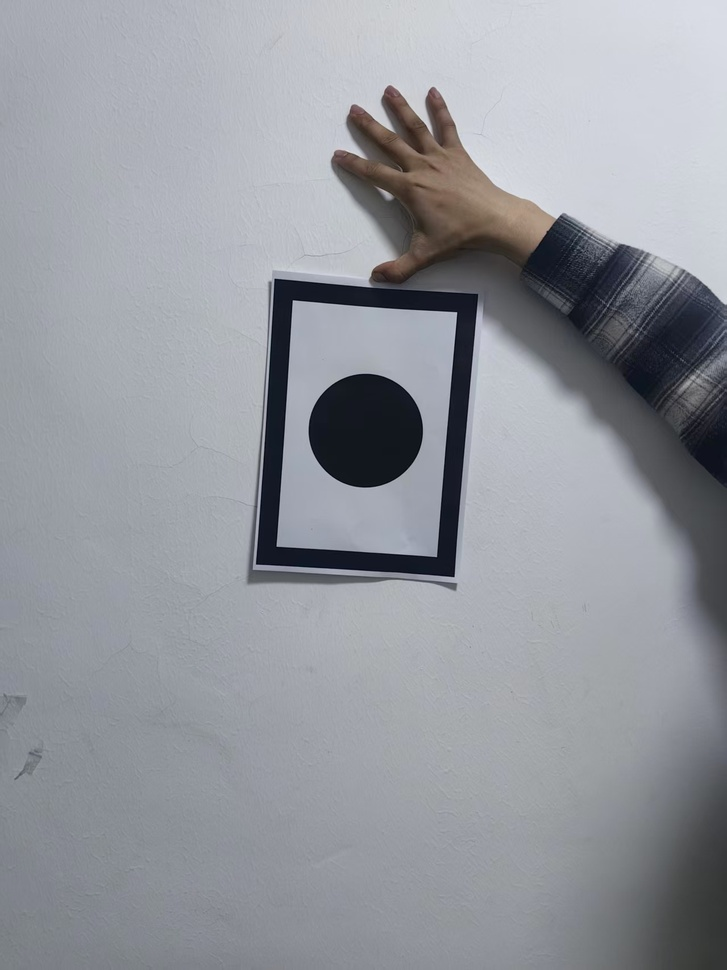
#> input picture picture/4_2_3.jpg, 727 x 970 px, shrunk from 1279 x 1706 before the run, found by its file name
$ python caculate.py
#> lines starting #> are read from the running program, lines starting #| are printed output that depends on the picture; after the words box and inside, x2 and y2 are one past the last pixel; in counts of white or black regions, pixels touching at a corner belong together
### code/tools.py
import cv2
import numpy as np

def get_conTours(image_path):

    """
    input param:文件路径
    output param:过滤后的轮廓列表,原图像的灰度图
    """
#> called with image_path = 'picture/4_2_3.jpg'
    # 1. 加载图片

    img = cv2.imread(image_path)
#> img is the input picture: shape (970, 727, 3); mean B, G, R 157.8, 151.3, 148.4
    if img is None:
        print("错误：无法加载图片")
        return None
    print(f"图片读取成功！大小：{img.shape[0]} x {img.shape[1]}")
#| 图片读取成功！大小：970 x 727

    # 2. 预处理：灰度化 -> 高斯滤波 -> 边缘检测
    gray = cv2.cvtColor(img, cv2.COLOR_BGR2GRAY)

    gray[gray < 80] = 0
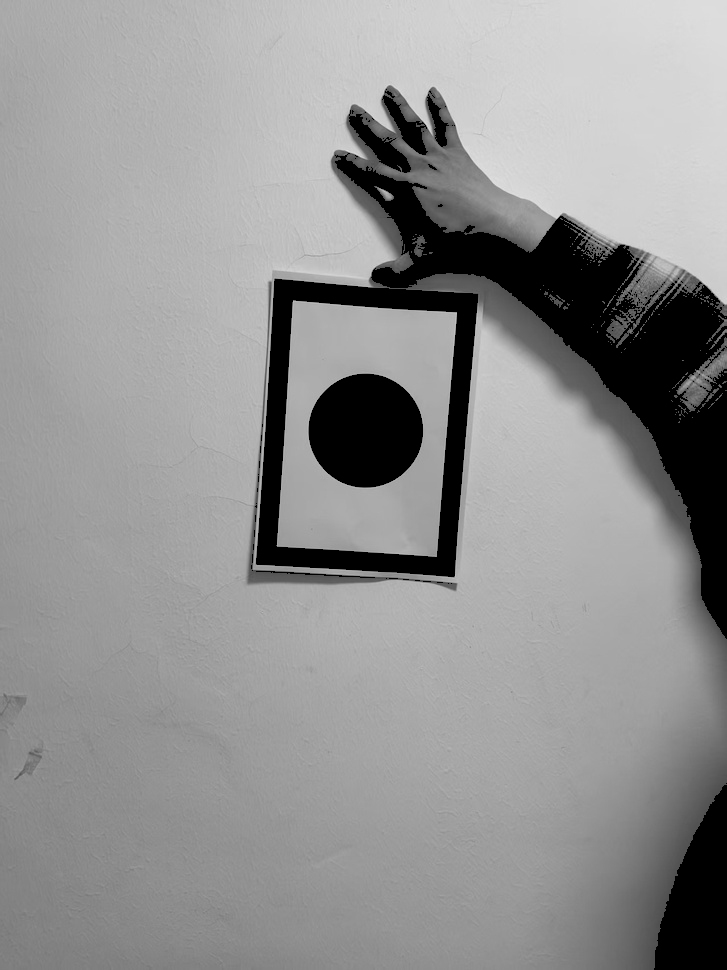
#> gray: shape (970, 727); min 0, max 225, mean 146.3
    gray[gray >= 80] = 255#二值化，主要去除阴影
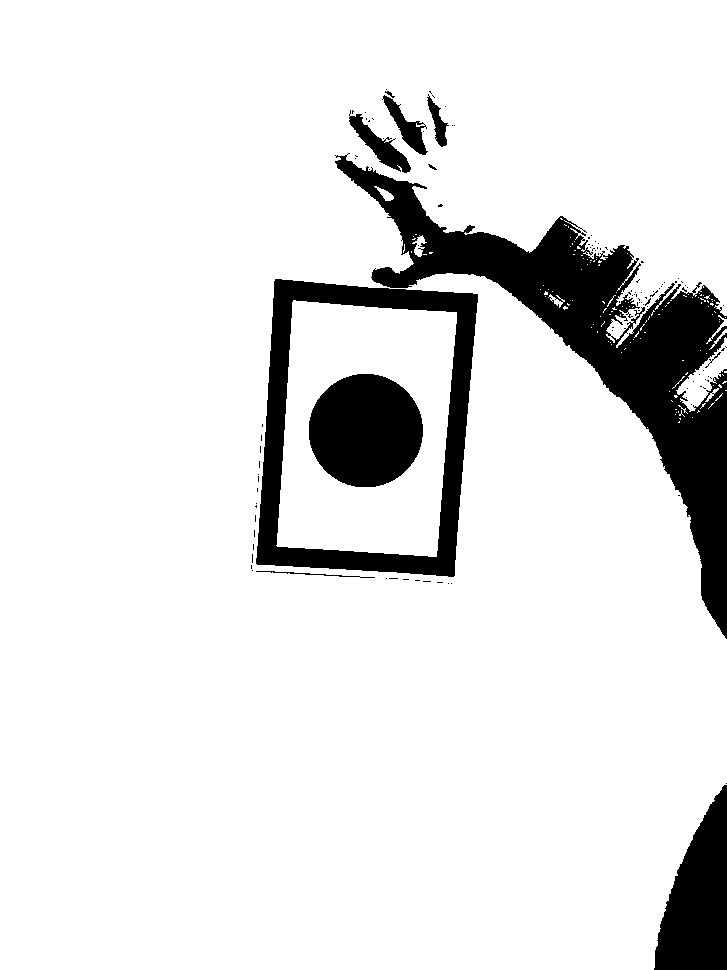
#> gray: shape (970, 727); 89% white; 117 black regions (106 under 20 px), largest, box (x1, y1, x2, y2) and area: (335, 153, 727, 639) 38515, (256, 279, 478, 577) 16965, (309, 374, 423, 487) 10163

    blurred = cv2.GaussianBlur(gray, (5, 5), 0)

    edged = cv2.Canny(blurred, 100, 150)
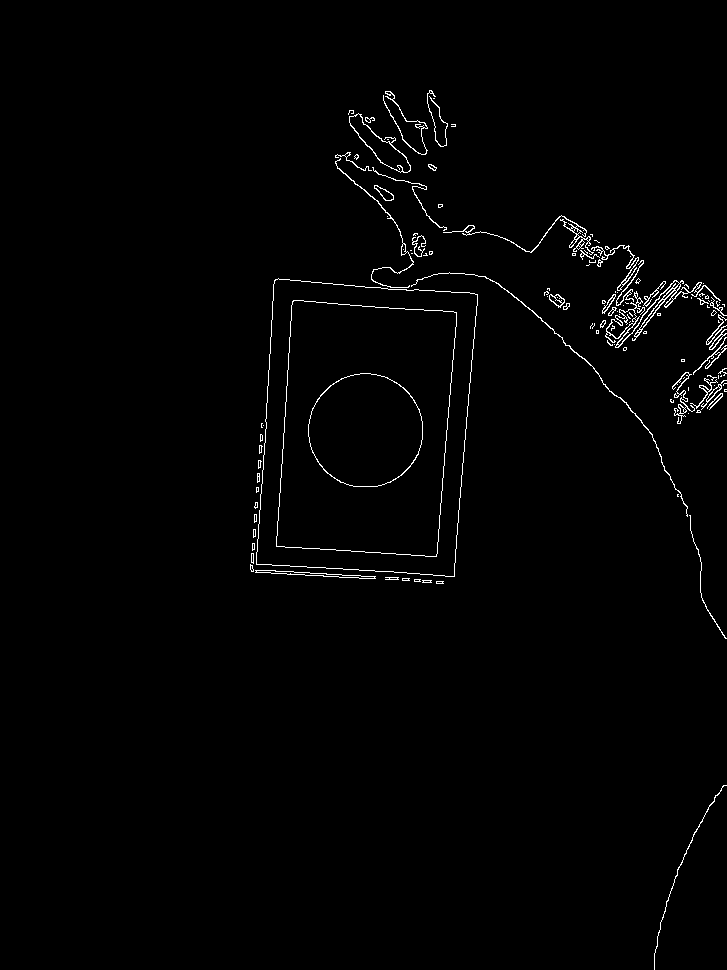
#> edged: shape (970, 727); 1.2% white in thin lines or dots, all inside (x1, y1, x2, y2) = (250, 90, 727, 970)

    #100：低阈值（threshold1），用于检测弱边缘。梯度值低于此阈值的像素会被丢弃。
    #150：高阈值（threshold2），用于检测强边缘。梯度值高于此阈值的像素被认为是确定的边缘。
    # cv2.namedWindow("Edged", cv2.WINDOW_NORMAL)
    # cv2.imshow("Edged", edged)

    # 3. 寻找轮廓并排序（取面积最大的，即 A4 纸外框）
    cnts, _ = cv2.findContours(edged.copy(), cv2.RETR_LIST, cv2.CHAIN_APPROX_NONE)
#> cnts = 222 contours, 165 with area under 20; largest, box (x1, y1, x2, y2) and area: (256, 278, 478, 577) 56828, (256, 278, 478, 577) 56824, (276, 300, 457, 557) 39938, (276, 300, 457, 557) 39936, (308, 373, 423, 487) 10190

    #print(f"原始轮廓数量：{len(cnts)}")
    cnts = sorted(cnts, key=cv2.contourArea, reverse=True)

    # 4.用面积与周长之比的方法来过滤掉一些不规则的轮廓，保留更接近矩形的轮廓
    min_area = 100  # 根据实际情况调整最小面积阈值
    good_cnts = []
    for cnt in cnts:
        area = cv2.contourArea(cnt)
        if area < min_area:
            continue

        peri = cv2.arcLength(cnt, True)
        if peri == 0:
            continue

        # 稍微减小 epsilon 参数 (0.02 -> 0.015)，防止三角形顶点被过度简化
        approx = cv2.approxPolyDP(cnt, 0.015 * peri, True)

        # 凸性检测
        # if not cv2.isContourConvex(approx):
        #     continue

        num_vertices = len(approx)
        rect = cv2.minAreaRect(cnt)
        (x, y), (w, h), angle = rect
        ratio = w / h if h != 0 else 0
        rect_area = w * h
        extent = area / rect_area if rect_area != 0 else 0

        # --- 开始分类筛选逻辑 ---

        # 1. 三角形判定 (通常拟合为 3 个点)
        if num_vertices == 3:
            # 三角形的占空比在 0.4 到 0.6 之间比较合理
            if 0.4 < extent < 0.7 and 0.5 < ratio < 2.0:
                good_cnts.append(cnt)

        # 2. 矩形/A4纸判定 (通常拟合为 4 个点)
        elif num_vertices == 4:
            # 矩形占空比很高，通常 > 0.7 (理想是 1.0)
            if extent > 0.65 and 0.5 < ratio < 2.0:
                good_cnts.append(cnt)

        # 3. 圆形或多边形判定 (通常拟合点数 > 5)
        elif num_vertices > 4:
            # 圆形的占空比约为 0.785，且长宽比非常接近 1
            # 增加一个“圆度”校验 (4*pi*area / peri^2)，这是识别圆的最准方法
            circularity = (4 * np.pi * area) / (peri ** 2)
            if circularity > 0.7 and 0.8 < ratio < 1.2:
                good_cnts.append(cnt)
#> this loop made 222 passes
#> (area, peri, num_vertices, x, y, w, h, angle) on passes 5, 6, 7, 8, 9, 10, 12, 14: (10190.5, 377.3, 8, 365, 429.5, 113, 114, -90), (10118.5, 374.9, 8, 365.3, 430.2, 113.1, 112.4, -45), (1172.5, 236.5, 14, 380.8, 142, 26.92, 80.71, -40.03), (1097, 217.9, 10, 377.6, 145, 20.26, 80.08, -47.12), (894, 1044.2, 14, 656.7, 305.4, 119.5, 43.59, -24.94), (397, 171.6, 14, 621.3, 321.8, 33.23, 19.8, -45), (257, 685.6, 14, 518.3, 232.6, 38.01, 150.6, -88.09), (139, 856.6, 6, 567.6, 378.1, 59.03, 359.9, -50.19)
#> (the rest of the program and of its run is left out)
